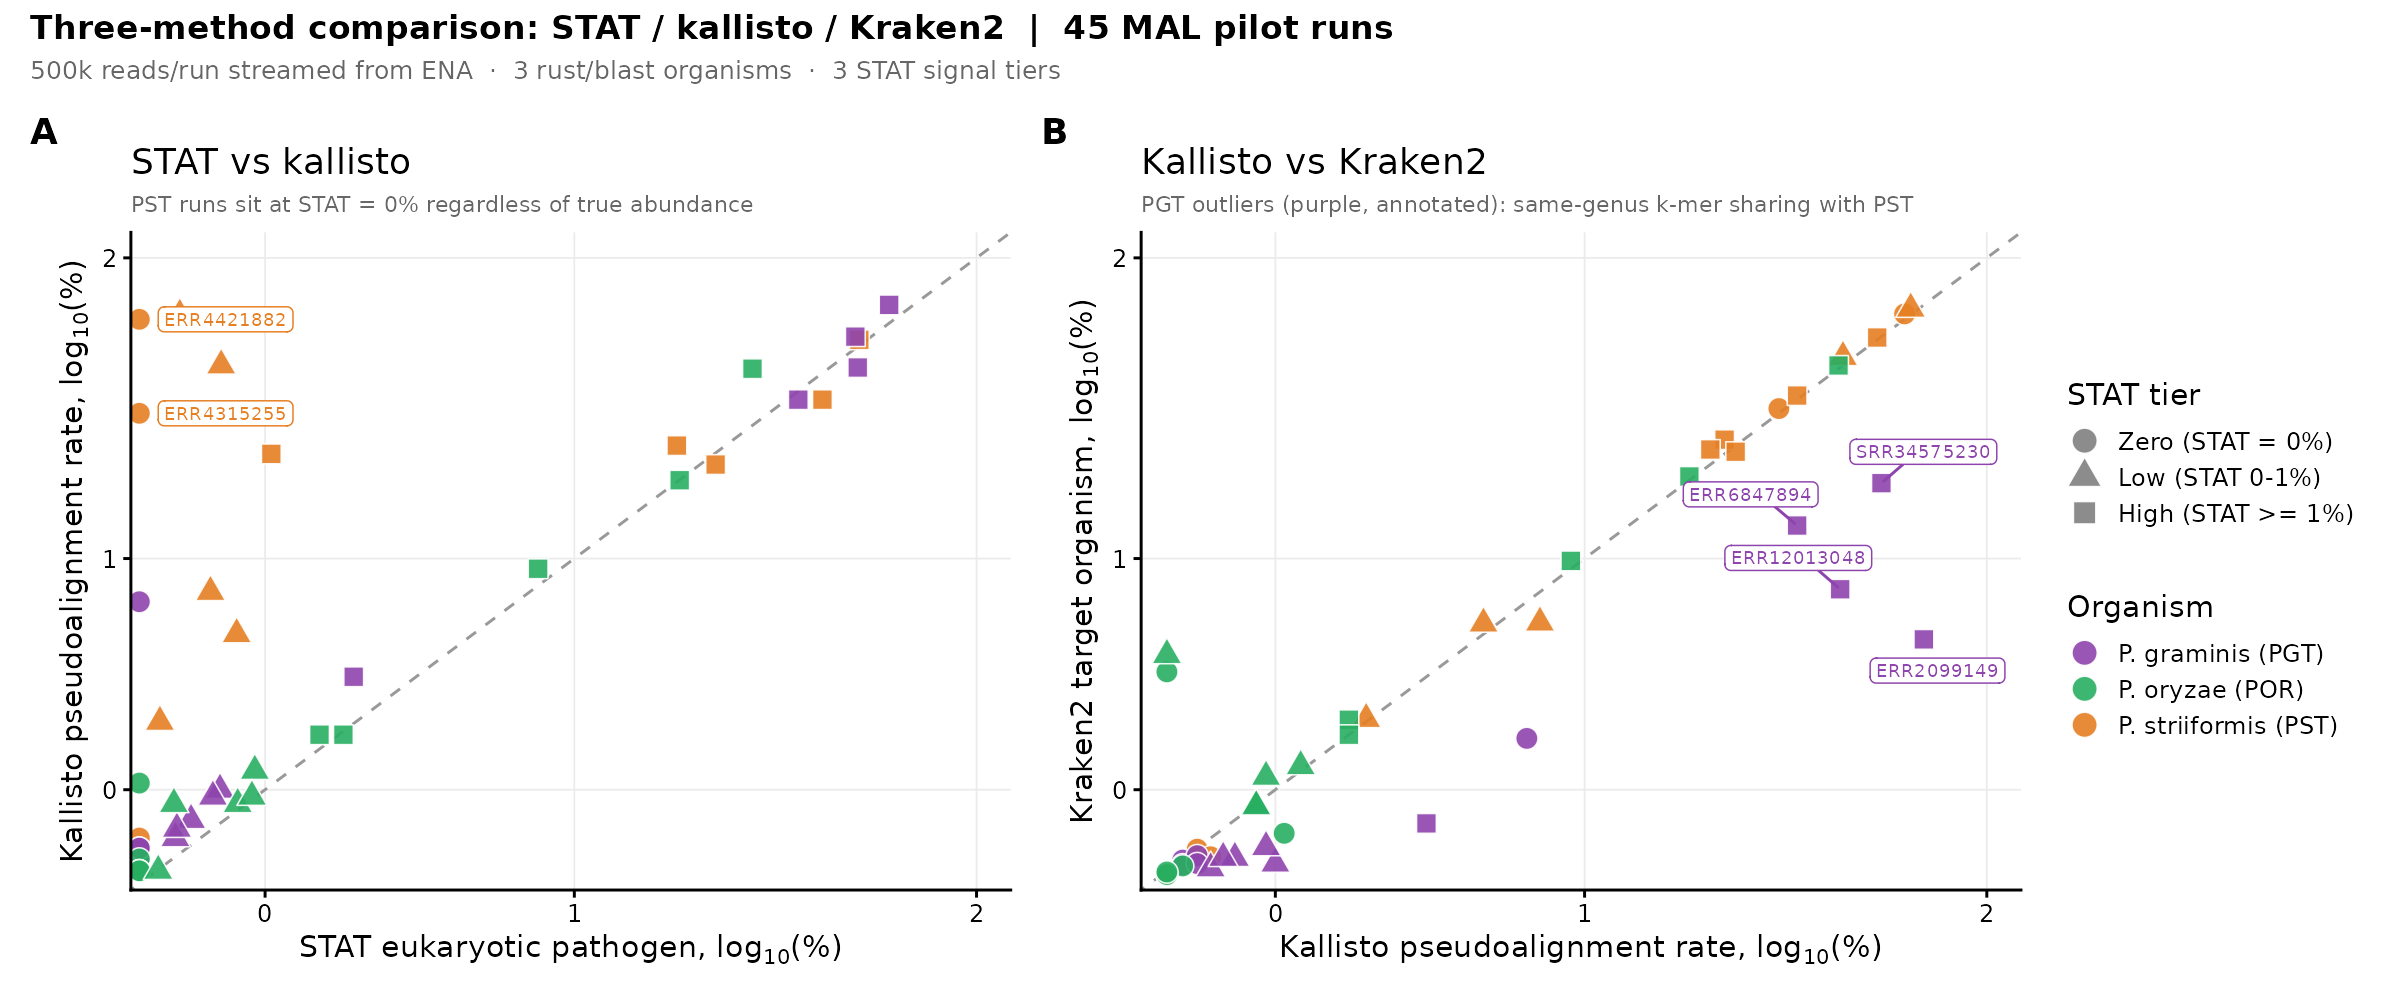

This chart was generated by the following R code:
#!/usr/bin/env Rscript
# Kraken2 pilot: three-way comparison STAT / kallisto / Kraken2
# Panel A: STAT euk_pct vs Kraken2  — shows the STAT blind spot
# Panel B: kallisto vs Kraken2      — validates Kraken2 against kallisto
# Run from crypt/: Rscript kraken/pilot/kraken/figure_kraken.R

library(ggplot2)
library(dplyr)
library(ggrepel)
library(patchwork)

dat <- read.delim("kraken/pilot/kraken/kraken_results.tsv", stringsAsFactors = FALSE) |>
  mutate(
    # total classified by Kraken2 (any of the 3 target organisms)
    # PGT reads cross-classify to PST (same-genus k-mer sharing), so
    # pct_classified is more appropriate than the organism-specific column
    kraken_pct = pct_classified,
    organism = case_when(
      grepl("striiformis", organism) ~ "P. striiformis (PST)",
      grepl("graminis",    organism) ~ "P. graminis (PGT)",
      grepl("oryzae",      organism) ~ "P. oryzae (POR)"
    ),
    tier = factor(tier, levels = c("zero", "low", "high"),
                  labels = c("Zero (STAT = 0%)", "Low (STAT 0-1%)", "High (STAT >= 1%)")),
    # label the two extreme PST blind-spot runs in panel A
    label_a = ifelse(organism == "P. striiformis (PST)" &
                       tier == "Zero (STAT = 0%)" & kraken_pct > 20, Run, NA),
    # label PGT high-tier in panel B (ref quality outliers)
    label_b = ifelse(organism == "P. graminis (PGT)" &
                       tier == "High (STAT >= 1%)" & kallisto_pct > 10, Run, NA)
  )

org_colours <- c(
  "P. striiformis (PST)" = "#e67e22",
  "P. graminis (PGT)"    = "#8e44ad",
  "P. oryzae (POR)"      = "#27ae60"
)

tier_shapes <- c(
  "Zero (STAT = 0%)"  = 21,
  "Low (STAT 0-1%)"   = 24,
  "High (STAT >= 1%)" = 22
)

log_scale <- list(
  scale_x_continuous(trans   = scales::log1p_trans(),
                     limits  = c(0, 110),
                     breaks  = c(1, 10, 100),
                     labels  = c("0", "1", "2"),
                     expand  = expansion(mult = c(0.01, 0.03))),
  scale_y_continuous(trans   = scales::log1p_trans(),
                     limits  = c(0, 110),
                     breaks  = c(1, 10, 100),
                     labels  = c("0", "1", "2"),
                     expand  = expansion(mult = c(0.01, 0.03))),
  coord_cartesian(xlim = c(0, 105), ylim = c(0, 105))
)

base_theme <- list(
  scale_fill_manual(values = org_colours, name = "Organism"),
  scale_shape_manual(values = tier_shapes, name = "STAT tier"),
  guides(fill  = guide_legend(override.aes = list(shape = 21, size = 4)),
         shape = guide_legend(override.aes = list(fill  = "grey50", size = 4))),
  theme_classic(base_size = 11),
  theme(
    legend.position  = "right",
    legend.key.size  = unit(0.9, "lines"),
    plot.subtitle    = element_text(size = 8, colour = "grey40"),
    plot.tag         = element_text(face = "bold"),
    panel.grid.major = element_line(colour = "grey92", linewidth = 0.3)
  )
)

# ── Panel A: STAT vs kallisto ─────────────────────────────────────────────────

pA <- ggplot(dat, aes(x = euk_pct, y = kallisto_pct,
                      fill = organism, shape = tier)) +
  geom_abline(slope = 1, intercept = 0, linetype = "dashed",
              colour = "grey60", linewidth = 0.5) +
  geom_point(size = 3.5, colour = "white", stroke = 0.4, alpha = 0.9) +
  geom_label_repel(aes(label = label_a), fill = "white", size = 2.4,
                   colour = "#e67e22", label.padding = 0.15,
                   box.padding = 0.4, max.overlaps = 20,
                   na.rm = TRUE, show.legend = FALSE) +
  log_scale +
  base_theme +
  labs(
    tag   = "A",
    x     = expression("STAT eukaryotic pathogen, log"[10] * "(%)"),
    y     = expression("Kallisto pseudoalignment rate, log"[10] * "(%)"),
    title = "STAT vs kallisto",
    subtitle = "PST runs sit at STAT = 0% regardless of true abundance"
  )

# ── Panel B: kallisto vs Kraken2 ─────────────────────────────────────────────

pB <- ggplot(dat, aes(x = kallisto_pct, y = kraken_pct,
                      fill = organism, shape = tier)) +
  geom_abline(slope = 1, intercept = 0, linetype = "dashed",
              colour = "grey60", linewidth = 0.5) +
  geom_point(size = 3.5, colour = "white", stroke = 0.4, alpha = 0.9) +
  geom_label_repel(aes(label = label_b), fill = "white", size = 2.4,
                   colour = "#8e44ad", label.padding = 0.15,
                   box.padding = 0.4, max.overlaps = 20,
                   na.rm = TRUE, show.legend = FALSE) +
  log_scale +
  base_theme +
  labs(
    tag   = "B",
    x     = expression("Kallisto pseudoalignment rate, log"[10] * "(%)"),
    y     = expression("Kraken2 target organism, log"[10] * "(%)"),
    title = "Kallisto vs Kraken2",
    subtitle = "PGT outliers (purple, annotated): same-genus k-mer sharing with PST"
  )

# ── Combine ───────────────────────────────────────────────────────────────────

combined <- pA + pB +
  plot_layout(guides = "collect") +
  plot_annotation(
    title    = "Three-method comparison: STAT / kallisto / Kraken2  |  45 MAL pilot runs",
    subtitle = "500k reads/run streamed from ENA  ·  3 rust/blast organisms  ·  3 STAT signal tiers",
    theme    = theme(
      plot.title    = element_text(size = 12, face = "bold"),
      plot.subtitle = element_text(size = 9,  colour = "grey40")
    )
  )

ggsave("kraken/pilot/kraken/figure_kraken.pdf", combined, width = 12, height = 5)
ggsave("kraken/pilot/kraken/figure_kraken.png", combined, width = 12, height = 5, dpi = 200)
cat("Written: kraken/pilot/kraken/figure_kraken.pdf/.png\n")
